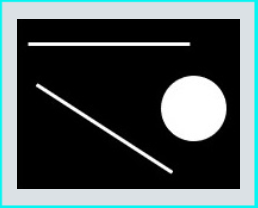
#> input picture OpenCV/形态学变换/img.png, 258 x 208 px
$ python dilate.py
#> lines starting #> are read from the running program, lines starting #| are printed output that depends on the picture; after the words box and inside, x2 and y2 are one past the last pixel; in counts of white or black regions, pixels touching at a corner belong together
# 对二值化操作进行膨胀操作

import cv2
# 读取彩色图
image = cv2.imread("./img.png")
#> image is the input picture: shape (208, 258, 3); mean B, G, R 89.3, 88.4, 76.7
# 转化为灰度图
image_gray = cv2.cvtColor(image, cv2.COLOR_BGR2GRAY)
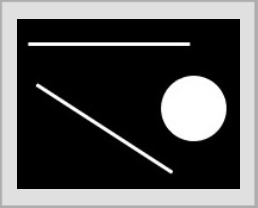
#> image_gray: shape (208, 258); min 0, max 255, mean 85.1
# 转化为二值化图
ret,image_thresh = cv2.threshold(image_gray,0,255,cv2.THRESH_BINARY)
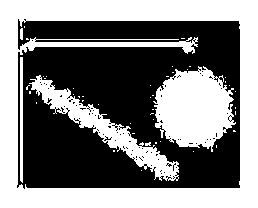
#> image_thresh: shape (208, 258); 48.9% white; 47 white regions (42 under 20 px), largest, box (x1, y1, x2, y2) and area: (0, 0, 258, 208) 17811, (153, 66, 236, 152) 4834, (29, 75, 179, 181) 3082, (20, 57, 23, 183) 375, (20, 28, 23, 40) 34

# cv2.getStructuringElement 用来生成形态学变换的核
# 第一个参数：指定核的形状
# 第二个参数：指定核的大小，以元组的形式传递
# 第三个参数：指定十字形状的核值分布
# 构建核
kernel = cv2.getStructuringElement(cv2.MORPH_RECT,(5,5))

# dilate:用来对二值化图像进行膨胀操作，必须要准备参数
# 要进行膨胀的二值化图像
# 用来滑动计算的结构化元素
image_dilate = cv2.dilate(image_thresh,kernel)
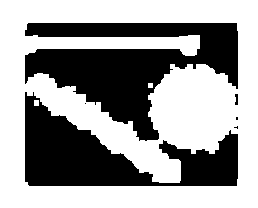
#> image_dilate: shape (208, 258); 60.5% white; 6 black regions (3 under 20 px), largest, box (x1, y1, x2, y2) and area: (25, 23, 238, 141) 12013, (25, 92, 238, 186) 9164, (235, 94, 238, 105) 28

cv2.imshow('image_dilate',image_dilate)

cv2.waitKey(0)
